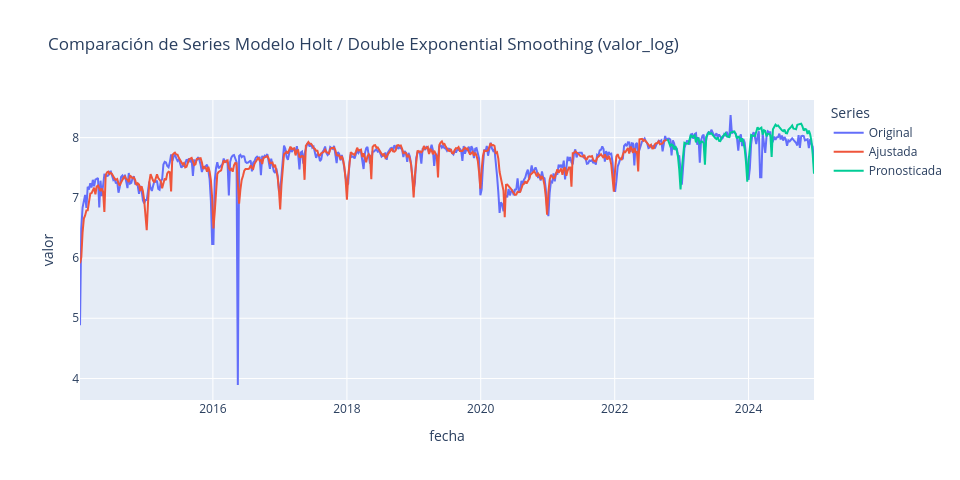
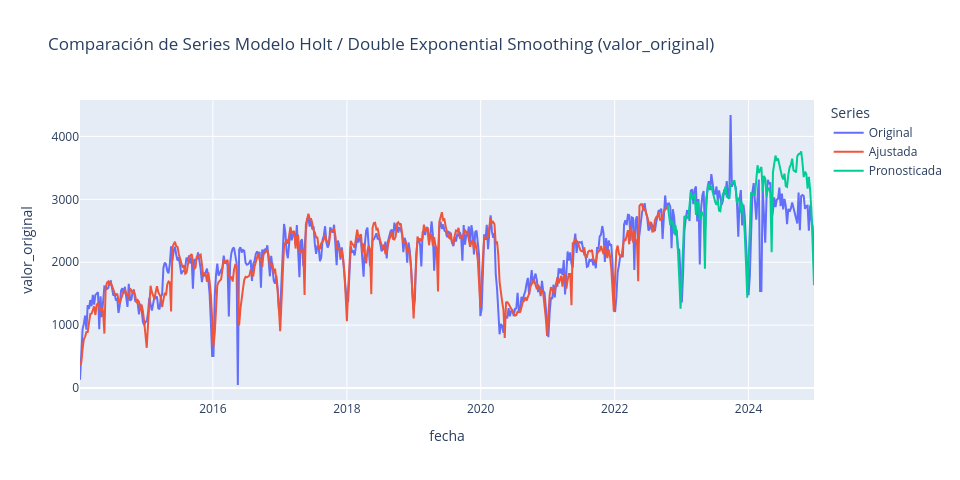

Notebook cell for these charts, in order:
### Markdown cell above
#### Visualización de resultados
* Se grafican los datos originales, los valores ajustados y el pronóstico para comparar el desempeño del modelo.

### Code cell
# --- 1. Define los argumentos que NUNCA cambian ---
# Los datos a graficar
model_name = 'Modelo Holt / Double Exponential Smoothing'
data_tuples = (
    (df_original, 'Original'),
    (df_ajustado, 'Ajustada'),
    (df_pronostico, 'Pronosticada'),
)

# Los parámetros comunes del gráfico
common_plot_args = {
    'plotly_engine': USE_PLOTLY,
    'hover_mode': 'x unified',
}

# --- 2. Crea la lista de gráficos a generar ---
# El gráfico base que siempre se muestra
plot_configs = [
    ('valor', 'valor_log')
]

# El gráfico condicional
if 'valor_original' in df_original.columns:
    plot_configs.append(('valor_original', 'valor_original'))


# --- 3. Itera y llama a la función UNA SOLA VEZ dentro del bucle ---
for y_col, title_suffix in plot_configs:
    func.plot_forecast(
        *data_tuples,  # Desempaqueta los datos
        y=y_col,
        title=f'Comparación de Series {model_name} ({title_suffix})',
        **common_plot_args  # Desempaqueta los argumentos comunes
    )
